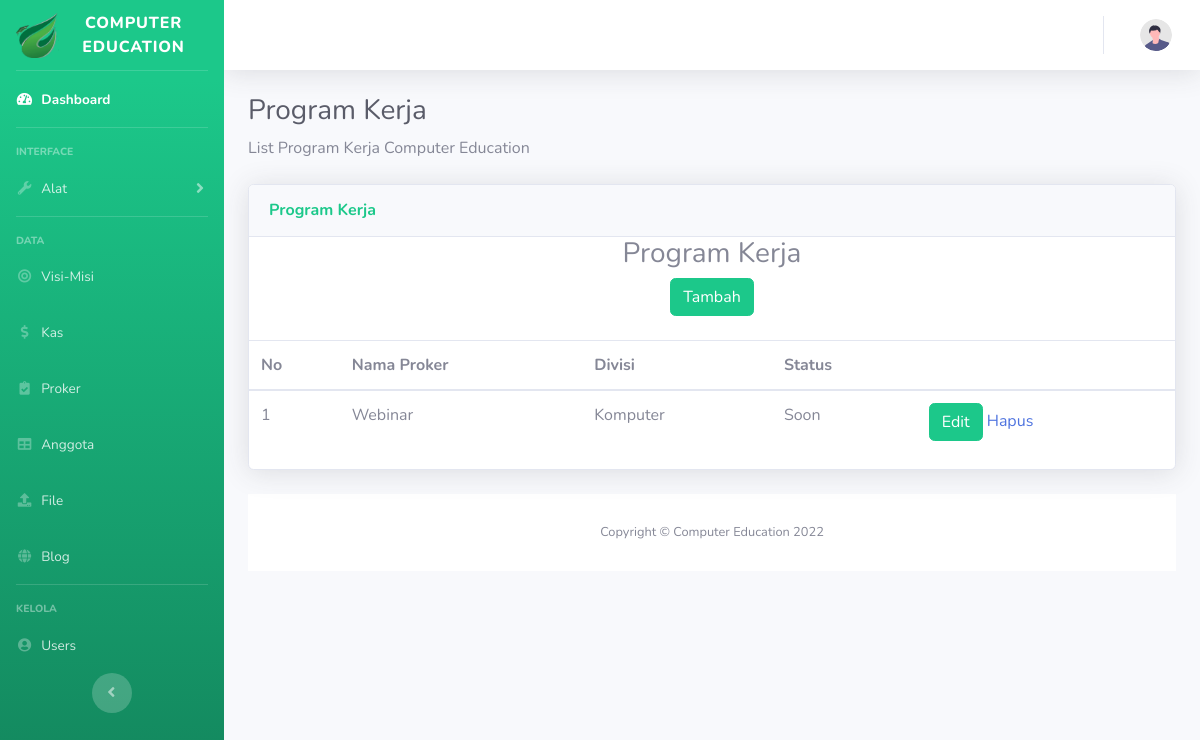
/admin/proker.php, run on the app's committed database.
### tables this page shows
CREATE TABLE `proker` (
  `id` int(11) NOT NULL,
  `nama_proker` varchar(50) NOT NULL,
  `stat` varchar(50) NOT NULL,
  `divisi` varchar(50) NOT NULL
);

### admin/proker.php (the view, shortened to what this page needs)
<?php
  include('../koneksi.php');
  ?>
<!DOCTYPE html>
<html lang="en">
<head>
    <link href="vendor/fontawesome-free/css/all.min.css" rel="stylesheet" type="text/css">
    <link href="css/sb-admin-2.min.css" rel="stylesheet">
</head>
<body id="page-top">
    <div id="wrapper">
        <ul class="navbar-nav bg-gradient-success sidebar sidebar-dark accordion" id="accordionSidebar">
            <a class="sidebar-brand d-flex align-items-center justify-content-center" href="dashboard.php">
                <div class="sidebar-brand-icon">
                    <img src="../assets/img/favicon1.png" alt="" width="43" height="45" class="d-inline-block align-text-top">
                </div>
                <div class="sidebar-brand-text mx-3">Computer Education </div>
            </a>
            <hr class="sidebar-divider my-0">
           <li class="nav-item active">
                <a class="nav-link" href="dashboard.php">
                    <i class="fas fa-fw fa-tachometer-alt"></i>
                    <span>Dashboard</span></a>
            </li>
            <hr class="sidebar-divider">
            <div class="sidebar-heading">
                Interface
            </div>
            <li class="nav-item">
                <a class="nav-link collapsed" href="#" data-toggle="collapse" data-target="#collapseUtilities"
                    aria-expanded="true" aria-controls="collapseUtilities">
                    <i class="fas fa-fw fa-wrench"></i>
                    <span>Alat</span>
                </a>
            </li>
            <hr class="sidebar-divider">
            <div class="sidebar-heading">
                Data
            </div>
            <li class="nav-item">
                <a class="nav-link" href="visi.php">
                    <i class="fas fa-fw fa-bullseye"></i>
                    <span>Visi-Misi</span></a>
            </li>
            <li class="nav-item">
                <a class="nav-link" href="kas.php">
                    <i class="fas fa-fw fa-dollar-sign"></i>
                    <span>Kas</span></a>
            </li>
            <li class="nav-item">
                <a class="nav-link" href="proker.php">
                    <i class="fas fa-fw fa-clipboard-check"></i>
                    <span>Proker</span></a>
            </li>
            <li class="nav-item">
                <a class="nav-link" href="anggota.php">
                    <i class="fas fa-fw fa-table"></i>
                    <span>Anggota</span></a>
            </li>
            <li class="nav-item">
                <a class="nav-link" href="https://drive.google.com/drive/folders/1VYcc5us97qQ0FQz44hLzqBNcPw6N_Nfp?usp=share_link">
                    <i class="fas fa-fw fa-upload"></i>
                    <span>File</span></a>
            </li>
            <li class="nav-item">
                <a class="nav-link" href="blog.php">
                    <i class="fas fa-fw fa-globe"></i>
                    <span>Blog</span></a>
            </li>
            <hr class="sidebar-divider d-none d-md-block">
            <div class="sidebar-heading">
                Kelola
            </div>
            <li class="nav-item">
                <a class="nav-link" href="Users.php">
                    <i class="fas fa-fw fa-user-circle"></i>
                    <span>Users</span></a>
            </li>
            <div class="text-center d-none d-md-inline">
                <button class="rounded-circle border-0" id="sidebarToggle"></button>
            </div>
        </ul>
        <div id="content-wrapper" class="d-flex flex-column">
            <div id="content">
                <nav class="navbar navbar-expand navbar-light bg-white topbar mb-4 static-top shadow">
                    <ul class="navbar-nav ml-auto">
                        <li class="nav-item dropdown no-arrow">
                            <a class="nav-link dropdown-toggle" href="#" id="userDropdown" role="button"
                                data-toggle="dropdown" aria-haspopup="true" aria-expanded="false">
                                <img class="img-profile rounded-circle"
                                    src="img/undraw_profile.svg">
                            </a>
                        </li>
                    </ul>
                </nav>
                <div class="container-fluid">
                    <h1 class="h3 mb-2 text-gray-800">Program Kerja</h1>
                    <p class="mb-4">List Program Kerja Computer Education</p>
                    <div class="card shadow mb-4">
                        <div class="card-header py-3">
                            <h6 class="m-0 font-weight-bold text-success">Program Kerja</h6>
                        </div>
                                        <center><h3>Program Kerja</h3><center>
<button type="button" class="btn btn-success" data-toggle="modal" data-target="#exampleModal">
  Tambah
</button>
    <br>
                    <br/>
                    <table class="table table-hover">
                    <thead>
                        <tr>
                        <th scope="col">No</th>
                        <th scope="col">Nama Proker</th>
                        <th scope="col">Divisi</th>
                        <th scope="col">Status</th>
                        <th scope="col"></th>
                        </tr>
                    </thead>
                    <tbody>
                    <?php
                    $query = "SELECT * FROM proker ORDER BY id ASC";
                    $result = mysqli_query($kon, $query);
                    $no = 1;
                    while($row = mysqli_fetch_assoc($result))
                    {
                    ?>
                    <tr>
                        <td  scope="row"><?php echo $no; ?></td>
                        <td  scope="row"><?php echo $row['nama_proker']; ?></td>
                        <td  scope="row"><?php echo $row['divisi'];?></td>
                        <td  scope="row"><?php echo $row['stat'];?></td>
                        <td  scope="row">
                        <button type="button" class="btn btn-success" data-toggle="modal" data-target="#exampleModal<?php echo $row['id'];?>">
                            Edit
                            </button>
                            <a href="proker/hapus_proker.php?id=<?php echo $row['id']; ?>" onclick="return confirm('Anda yakin akan menghapus data ini?')">Hapus</a>
                        </td>
                    </tr>
                    <?php
                        $no++;
                    }
                    ?>
                    </tbody>
                    </table>
                        </div>
            <footer class="sticky-footer bg-white">
                <div class="container my-auto">
                    <div class="copyright text-center my-auto">
                        <span>Copyright &copy; Computer Education 2022</span>
                    </div>
                </div>
            </footer>
        </div>
    </div>
</body>
</html>

### data on the page
proker: nama_proker "Webinar", divisi "Komputer", stat "Soon"
